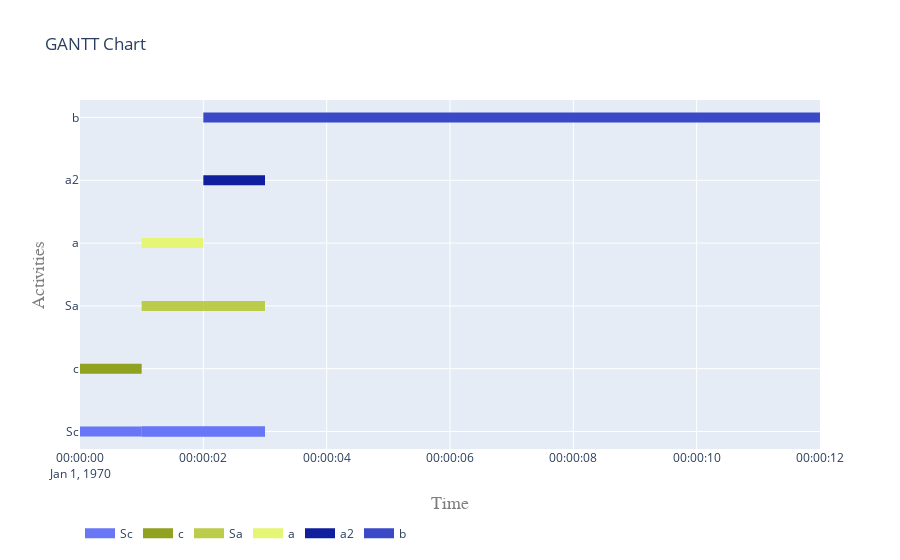

Source (notebook cell):
### Markdown cell above
##### 5.2 Visualise gantt charts

### Code cell
plot.get_gantt_chart([Sc,c,Sa,a,a2,b])

### Figure 1 — Plotly figure (JSON) as saved in the notebook; plotly's stock layout.template omitted (floating-point values rounded to 4 significant figures)
{"data": [{"connectgaps": false, "hoverinfo": "y+name", "line": {"color": "rgb(103,119,246)", "width": 10}, "mode": "lines", "name": "Sc", "type": "scatter", "x": ["1970-01-01T00:00:00", "1970-01-01T00:00:00", "1970-01-01T00:00:01", "1970-01-01T00:00:01", "1970-01-01T00:00:01", "1970-01-01T00:00:01", "1970-01-01T00:00:01", "1970-01-01T00:00:03", "1970-01-01T00:00:03", "1970-01-01T00:00:03", "1970-01-01T00:00:01", "1970-01-01T00:00:01", "1970-01-01T00:00:03", "1970-01-01T00:00:03", "1970-01-01T00:00:03"], "y": ["Sc", "Sc", "Sc", "Sc", null, "Sc", "Sc", "Sc", "Sc", null, "Sc", "Sc", "Sc", "Sc", null]}, {"connectgaps": false, "hoverinfo": "y+name", "line": {"color": "rgb(145,161,32)", "width": 10}, "mode": "lines", "name": "c", "type": "scatter", "x": ["1970-01-01T00:00:00", "1970-01-01T00:00:00", "1970-01-01T00:00:01", "1970-01-01T00:00:01", "1970-01-01T00:00:01"], "y": ["c", "c", "c", "c", null]}, {"connectgaps": false, "hoverinfo": "y+name", "line": {"color": "rgb(187,203,74)", "width": 10}, "mode": "lines", "name": "Sa", "type": "scatter", "x": ["1970-01-01T00:00:01", "1970-01-01T00:00:01", "1970-01-01T00:00:02", "1970-01-01T00:00:02", "1970-01-01T00:00:02", "1970-01-01T00:00:02", "1970-01-01T00:00:02", "1970-01-01T00:00:03", "1970-01-01T00:00:03", "1970-01-01T00:00:03", "1970-01-01T00:00:02", "1970-01-01T00:00:02", "1970-01-01T00:00:03", "1970-01-01T00:00:03", "1970-01-01T00:00:03"], "y": ["Sa", "Sa", "Sa", "Sa", null, "Sa", "Sa", "Sa", "Sa", null, "Sa", "Sa", "Sa", "Sa", null]}, {"connectgaps": false, "hoverinfo": "y+name", "line": {"color": "rgb(229,245,116)", "width": 10}, "mode": "lines", "name": "a", "type": "scatter", "x": ["1970-01-01T00:00:01", "1970-01-01T00:00:01", "1970-01-01T00:00:02", "1970-01-01T00:00:02", "1970-01-01T00:00:02"], "y": ["a", "a", "a", "a", null]}, {"connectgaps": false, "hoverinfo": "y+name", "line": {"color": "rgb(15,31,158)", "width": 10}, "mode": "lines", "name": "a2", "type": "scatter", "x": ["1970-01-01T00:00:02", "1970-01-01T00:00:02", "1970-01-01T00:00:03", "1970-01-01T00:00:03", "1970-01-01T00:00:03"], "y": ["a2", "a2", "a2", "a2", null]}, {"connectgaps": false, "hoverinfo": "y+name", "line": {"color": "rgb(57,73,200)", "width": 10}, "mode": "lines", "name": "b", "type": "scatter", "x": ["1970-01-01T00:00:02", "1970-01-01T00:00:02", "1970-01-01T00:00:12", "1970-01-01T00:00:12", "1970-01-01T00:00:12"], "y": ["b", "b", "b", "b", null]}], "layout": {"hovermode": "closest", "legend": {"orientation": "h", "x": 0, "y": -0.2}, "title": {"text": "GANTT Chart"}, "xaxis": {"range": ["1970-01-01T00:00:00", "1970-01-01T00:00:12"], "title": {"font": {"color": "#7f7f7f", "family": "Courier New, monospace", "size": 18}, "text": "Time"}}, "yaxis": {"title": {"font": {"color": "#7f7f7f", "family": "Courier New, monospace", "size": 18}, "text": "Activities"}}}}
